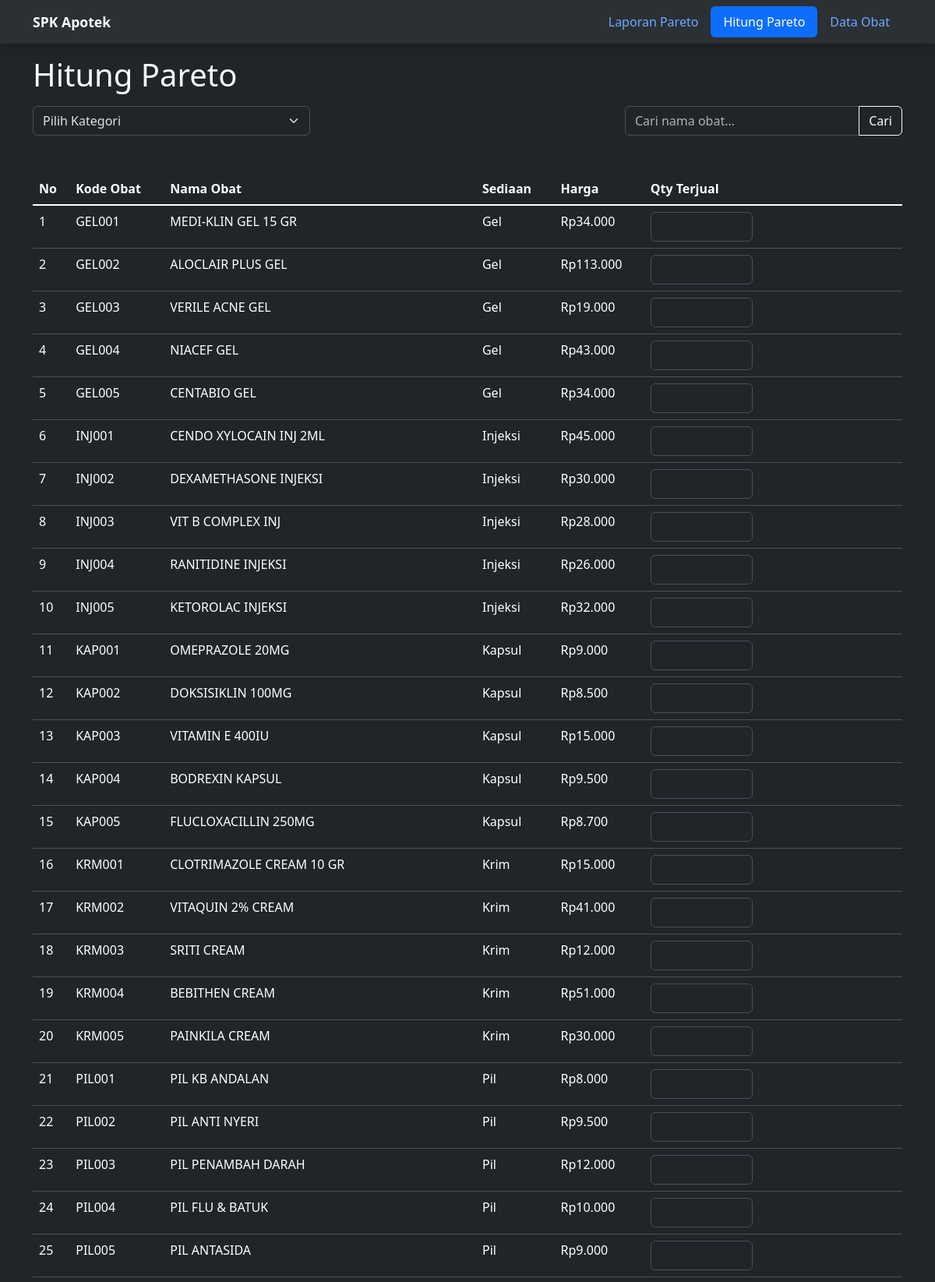
The page /hitung-pareto.php (upper part) on the database its author committed.
### tables this page shows
create table obat(
kode_obat varchar(20) primary key,
nama_obat varchar(100),
sediaan enum('Tablet', 'Kapsul', 'Pil', 'Serbuk', 'Salep', 'Krim', 'Gel', 'Sirup', 'Suspensi', 'Injeksi', 'Infus', 'Tetes', 'Inhalasi', 'Aerosol'),
harga int
);

### hitung-pareto.php (the view, shortened to what this page needs)
<?php
  include 'koneksi.php';
  $no = 0;
  $select_obat = "SELECT * FROM obat WHERE 1";
  $sql_obat = mysqli_query($koneksi, $select_obat);
?>
<!DOCTYPE html>
<html lang="en" data-bs-theme="dark">
<head>
    <link href="https://cdn.jsdelivr.net/npm/bootstrap@5.3.7/dist/css/bootstrap.min.css" rel="stylesheet">
    <link rel="stylesheet" href="https://cdn.jsdelivr.net/npm/bootstrap-icons@1.13.1/font/bootstrap-icons.min.css">
</head>
<body>
  <nav class="navbar bg-body-tertiary mb-5 shadow fixed-top">
    <div class="container">
      <a class="navbar-brand" href="#" style="font-size : 1.1em;">
        <strong>SPK Apotek</strong>
      </a>
      <ul class="nav nav-pills">
        <li class="nav-item">
          <a class="nav-link" href="index.php">Laporan Pareto</a>
        </li>
        <li class="nav-item">
          <a class="nav-link active" aria-current="page" href="#">Hitung Pareto</a>
        </li>
        <li class="nav-item">
          <a class="nav-link" href="tabel-obat.php">Data Obat</a>
        </li>
        </ul>
      </div>
    </nav>
    <div class="container mt-5 pt-4">
        <figure class="text-light">
          <blockquote class="blockquote">
            <h1>Hitung Pareto</h1>
          </blockquote>
        </figure>
       <div class="row justify-content-between">
            <div class="col-4">
              <form method="GET" action="">
                <select class="form-select" name="kategori" onchange="this.form.submit()">
                        <option selected value="">Pilih Kategori</option>
                </select>
                </form>
            </div>
            <div class="col-4">
                <form method="GET" action="">
                    <div class="input-group">
                        <input type="text" class="form-control" name="cari" placeholder="Cari nama obat..." value="<?php if(isset($_GET['cari'])) echo $_GET['cari']; ?>">
                        <button class="btn btn-outline-light" type="submit">Cari</button>
                    </div>
                </form>
            </div>
       </div>
     <form method="POST" action="proses-pareto.php">
       <table class="table table-hover mt-5 table-dark">
         <thead class="table-dark">
           <tr>
             <th scope="col">No</th>
             <th scope="col">Kode Obat</th>
             <th scope="col">Nama Obat</th>
             <th scope="col">Sediaan</th>
             <th scope="col">Harga</th>
             <th scope="col">Qty Terjual</th>
           </tr>
         </thead>
         <tbody class="table-group-divider">
            <?php
             while ($result = mysqli_fetch_assoc($sql_obat)) {
           ?>
           <tr>
             <td>
               <?php echo ++$no ?>
             </td>
             <td>
               <?php echo $result['kode_obat'] ?>
             </td>
             <td>
               <?php echo $result['nama_obat'] ?>
             </td>
             <td>
               <?php echo $result['sediaan'] ?>
             </td>
             <td>
                Rp<?= number_format($result['harga'], 0, ',', '.') ?>
              </td>
             <td>
               <div class="col-md-5">
                   <input type="number" name="qty[<?= $result['kode_obat'] ?>]" class="form-control">
               </div>
             </td>
           </tr>
          <?php
            }
             ?>
         </tbody>
       </table>
     </form>
    </div>
</body>
</html>

### rows shown on the page
obat: kode_obat "GEL001", nama_obat "MEDI-KLIN GEL 15 GR", sediaan "Gel", harga "34.000"
obat: kode_obat "GEL002", nama_obat "ALOCLAIR PLUS GEL", sediaan "Gel", harga "113.000"
obat: kode_obat "GEL003", nama_obat "VERILE ACNE GEL", sediaan "Gel", harga "19.000"
obat: kode_obat "GEL004", nama_obat "NIACEF GEL", sediaan "Gel", harga "43.000"
obat: kode_obat "GEL005", nama_obat "CENTABIO GEL", sediaan "Gel", harga "34.000"
obat: kode_obat "INJ001", nama_obat "CENDO XYLOCAIN INJ 2ML", sediaan "Injeksi", harga "45.000"
obat: kode_obat "INJ002", nama_obat "DEXAMETHASONE INJEKSI", sediaan "Injeksi", harga "30.000"
obat: kode_obat "INJ003", nama_obat "VIT B COMPLEX INJ", sediaan "Injeksi", harga "28.000"
obat: kode_obat "INJ004", nama_obat "RANITIDINE INJEKSI", sediaan "Injeksi", harga "26.000"
obat: kode_obat "INJ005", nama_obat "KETOROLAC INJEKSI", sediaan "Injeksi", harga "32.000"
obat: kode_obat "KAP001", nama_obat "OMEPRAZOLE 20MG", sediaan "Kapsul", harga "9.000"
obat: kode_obat "KAP002", nama_obat "DOKSISIKLIN 100MG", sediaan "Kapsul", harga "8.500"
obat: kode_obat "KAP003", nama_obat "VITAMIN E 400IU", sediaan "Kapsul", harga "15.000"
obat: kode_obat "KAP004", nama_obat "BODREXIN KAPSUL", sediaan "Kapsul", harga "9.500"
obat: kode_obat "KAP005", nama_obat "FLUCLOXACILLIN 250MG", sediaan "Kapsul", harga "8.700"
obat: kode_obat "KRM001", nama_obat "CLOTRIMAZOLE CREAM 10 GR", sediaan "Krim", harga "15.000"
obat: kode_obat "KRM002", nama_obat "VITAQUIN 2% CREAM", sediaan "Krim", harga "41.000"
obat: kode_obat "KRM003", nama_obat "SRITI CREAM", sediaan "Krim", harga "12.000"
obat: kode_obat "KRM004", nama_obat "BEBITHEN CREAM", sediaan "Krim", harga "51.000"
obat: kode_obat "KRM005", nama_obat "PAINKILA CREAM", sediaan "Krim", harga "30.000"
obat: kode_obat "PIL001", nama_obat "PIL KB ANDALAN", sediaan "Pil", harga "8.000"
obat: kode_obat "PIL002", nama_obat "PIL ANTI NYERI", sediaan "Pil", harga "9.500"
obat: kode_obat "PIL003", nama_obat "PIL PENAMBAH DARAH", sediaan "Pil", harga "12.000"
obat: kode_obat "PIL004", nama_obat "PIL FLU & BATUK", sediaan "Pil", harga "10.000"
obat: kode_obat "PIL005", nama_obat "PIL ANTASIDA", sediaan "Pil", harga "9.000"
